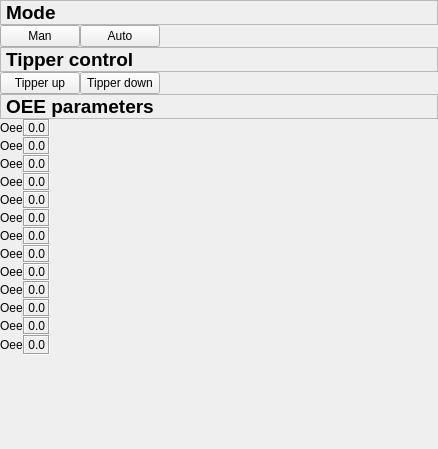
<?xml version="1.0" encoding="UTF-8"?>
<ui version="4.0">
 <class>Man</class>
 <widget class="QWidget" name="Man">
  <property name="geometry">
   <rect>
    <x>0</x>
    <y>0</y>
    <width>438</width>
    <height>449</height>
   </rect>
  </property>
  <property name="windowTitle">
   <string>Bag</string>
  </property>
  <layout class="QVBoxLayout" name="verticalLayout">
   <property name="spacing">
    <number>0</number>
   </property>
   <property name="leftMargin">
    <number>0</number>
   </property>
   <property name="topMargin">
    <number>0</number>
   </property>
   <property name="rightMargin">
    <number>0</number>
   </property>
   <property name="bottomMargin">
    <number>0</number>
   </property>
   <item>
    <widget class="QLabel" name="label_3">
     <property name="font">
      <font>
       <pointsize>14</pointsize>
       <weight>75</weight>
       <bold>true</bold>
      </font>
     </property>
     <property name="frameShape">
      <enum>QFrame::StyledPanel</enum>
     </property>
     <property name="frameShadow">
      <enum>QFrame::Raised</enum>
     </property>
     <property name="lineWidth">
      <number>3</number>
     </property>
     <property name="midLineWidth">
      <number>1</number>
     </property>
     <property name="text">
      <string>Mode</string>
     </property>
    </widget>
   </item>
   <item>
    <layout class="QHBoxLayout" name="horizontalLayout_1">
     <item>
      <widget class="QPushButton" name="pushButtonMan">
       <property name="text">
        <string>Man</string>
       </property>
      </widget>
     </item>
     <item>
      <widget class="QPushButton" name="pushButtonAuto">
       <property name="toolTip">
        <string>Zoom Out</string>
       </property>
       <property name="text">
        <string>Auto</string>
       </property>
       <property name="iconSize">
        <size>
         <width>16</width>
         <height>16</height>
        </size>
       </property>
      </widget>
     </item>
     <item>
      <layout class="QVBoxLayout" name="verticalLayout_2"/>
     </item>
     <item>
      <spacer name="horizontalSpacer_2">
       <property name="orientation">
        <enum>Qt::Horizontal</enum>
       </property>
       <property name="sizeHint" stdset="0">
        <size>
         <width>40</width>
         <height>20</height>
        </size>
       </property>
      </spacer>
     </item>
    </layout>
   </item>
   <item>
    <widget class="QLabel" name="label_3">
     <property name="font">
      <font>
       <pointsize>14</pointsize>
       <weight>75</weight>
       <bold>true</bold>
      </font>
     </property>
     <property name="frameShape">
      <enum>QFrame::StyledPanel</enum>
     </property>
     <property name="frameShadow">
      <enum>QFrame::Raised</enum>
     </property>
     <property name="lineWidth">
      <number>3</number>
     </property>
     <property name="midLineWidth">
      <number>1</number>
     </property>
     <property name="text">
      <string>Tipper control</string>
     </property>
    </widget>
   </item>
   <item>
    <layout class="QHBoxLayout" name="horizontalLayout_1">
     <item>
      <widget class="QPushButton" name="pushButtonTpUp">
       <property name="text">
        <string>Tipper up</string>
       </property>
      </widget>
     </item>
     <item>
      <widget class="QPushButton" name="pushButtonTpDown">
       <property name="text">
        <string>Tipper down</string>
       </property>
      </widget>
     </item>
     <item>
      <layout class="QVBoxLayout" name="verticalLayout_2"/>
     </item>
     <item>
      <spacer name="horizontalSpacer_2">
       <property name="orientation">
        <enum>Qt::Horizontal</enum>
       </property>
       <property name="sizeHint" stdset="0">
        <size>
         <width>40</width>
         <height>20</height>
        </size>
       </property>
      </spacer>
     </item>
    </layout>
   </item>
   <item>
    <layout class="QVBoxLayout" name="verticalLayout_5">
     <item>
      <widget class="QLabel" name="label_3">
       <property name="font">
        <font>
         <pointsize>14</pointsize>
         <weight>75</weight>
         <bold>true</bold>
        </font>
       </property>
       <property name="frameShape">
        <enum>QFrame::StyledPanel</enum>
       </property>
       <property name="frameShadow">
        <enum>QFrame::Raised</enum>
       </property>
       <property name="lineWidth">
        <number>3</number>
       </property>
       <property name="midLineWidth">
        <number>1</number>
       </property>
       <property name="text">
        <string>OEE parameters</string>
       </property>
      </widget>
     </item>
    </layout>
   </item>
   <item>
    <layout class="QHBoxLayout" name="horizontalLayout_4">
     <item>
      <layout class="QGridLayout" name="gridLayout">
       <item row="13" column="1">
        <spacer name="verticalSpacer">
         <property name="orientation">
          <enum>Qt::Vertical</enum>
         </property>
         <property name="sizeHint" stdset="0">
          <size>
           <width>20</width>
           <height>40</height>
          </size>
         </property>
        </spacer>
       </item>
       <item row="12" column="3">
        <spacer name="horizontalSpacer">
         <property name="orientation">
          <enum>Qt::Horizontal</enum>
         </property>
         <property name="sizeHint" stdset="0">
          <size>
           <width>40</width>
           <height>20</height>
          </size>
         </property>
        </spacer>
       </item>
       <item row="0" column="1">
        <widget class="QLabel" name="label">
         <property name="sizePolicy">
          <sizepolicy hsizetype="Preferred" vsizetype="Preferred">
           <horstretch>0</horstretch>
           <verstretch>0</verstretch>
          </sizepolicy>
         </property>
         <property name="minimumSize">
          <size>
           <width>2</width>
           <height>0</height>
          </size>
         </property>
         <property name="text">
          <string>Oee</string>
         </property>
        </widget>
       </item>
       <item row="0" column="2">
        <widget class="QLabel" name="label_4">
         <property name="frameShape">
          <enum>QFrame::Box</enum>
         </property>
         <property name="frameShadow">
          <enum>QFrame::Sunken</enum>
         </property>
         <property name="text">
          <string>0.0</string>
         </property>
         <property name="alignment">
          <set>Qt::AlignRight|Qt::AlignTrailing|Qt::AlignVCenter</set>
         </property>
        </widget>
       </item>
       <item row="1" column="1">
        <widget class="QLabel" name="label">
         <property name="sizePolicy">
          <sizepolicy hsizetype="Preferred" vsizetype="Preferred">
           <horstretch>0</horstretch>
           <verstretch>0</verstretch>
          </sizepolicy>
         </property>
         <property name="minimumSize">
          <size>
           <width>2</width>
           <height>0</height>
          </size>
         </property>
         <property name="text">
          <string>Oee</string>
         </property>
        </widget>
       </item>
       <item row="1" column="2">
        <widget class="QLabel" name="label_4">
         <property name="frameShape">
          <enum>QFrame::Box</enum>
         </property>
         <property name="frameShadow">
          <enum>QFrame::Sunken</enum>
         </property>
         <property name="text">
          <string>0.0</string>
         </property>
         <property name="alignment">
          <set>Qt::AlignRight|Qt::AlignTrailing|Qt::AlignVCenter</set>
         </property>
        </widget>
       </item>
       <item row="2" column="1">
        <widget class="QLabel" name="label">
         <property name="sizePolicy">
          <sizepolicy hsizetype="Preferred" vsizetype="Preferred">
           <horstretch>0</horstretch>
           <verstretch>0</verstretch>
          </sizepolicy>
         </property>
         <property name="minimumSize">
          <size>
           <width>2</width>
           <height>0</height>
          </size>
         </property>
         <property name="text">
          <string>Oee</string>
         </property>
        </widget>
       </item>
       <item row="2" column="2">
        <widget class="QLabel" name="label_4">
         <property name="frameShape">
          <enum>QFrame::Box</enum>
         </property>
         <property name="frameShadow">
          <enum>QFrame::Sunken</enum>
         </property>
         <property name="text">
          <string>0.0</string>
         </property>
         <property name="alignment">
          <set>Qt::AlignRight|Qt::AlignTrailing|Qt::AlignVCenter</set>
         </property>
        </widget>
       </item>
       <item row="3" column="1">
        <widget class="QLabel" name="label">
         <property name="sizePolicy">
          <sizepolicy hsizetype="Preferred" vsizetype="Preferred">
           <horstretch>0</horstretch>
           <verstretch>0</verstretch>
          </sizepolicy>
         </property>
         <property name="minimumSize">
          <size>
           <width>2</width>
           <height>0</height>
          </size>
         </property>
         <property name="text">
          <string>Oee</string>
         </property>
        </widget>
       </item>
       <item row="3" column="2">
        <widget class="QLabel" name="label_4">
         <property name="frameShape">
          <enum>QFrame::Box</enum>
         </property>
         <property name="frameShadow">
          <enum>QFrame::Sunken</enum>
         </property>
         <property name="text">
          <string>0.0</string>
         </property>
         <property name="alignment">
          <set>Qt::AlignRight|Qt::AlignTrailing|Qt::AlignVCenter</set>
         </property>
        </widget>
       </item>
       <item row="4" column="1">
        <widget class="QLabel" name="label">
         <property name="sizePolicy">
          <sizepolicy hsizetype="Preferred" vsizetype="Preferred">
           <horstretch>0</horstretch>
           <verstretch>0</verstretch>
          </sizepolicy>
         </property>
         <property name="minimumSize">
          <size>
           <width>2</width>
           <height>0</height>
          </size>
         </property>
         <property name="text">
          <string>Oee</string>
         </property>
        </widget>
       </item>
       <item row="4" column="2">
        <widget class="QLabel" name="label_4">
         <property name="frameShape">
          <enum>QFrame::Box</enum>
         </property>
         <property name="frameShadow">
          <enum>QFrame::Sunken</enum>
         </property>
         <property name="text">
          <string>0.0</string>
         </property>
         <property name="alignment">
          <set>Qt::AlignRight|Qt::AlignTrailing|Qt::AlignVCenter</set>
         </property>
        </widget>
       </item>
       <item row="5" column="1">
        <widget class="QLabel" name="label">
         <property name="sizePolicy">
          <sizepolicy hsizetype="Preferred" vsizetype="Preferred">
           <horstretch>0</horstretch>
           <verstretch>0</verstretch>
          </sizepolicy>
         </property>
         <property name="minimumSize">
          <size>
           <width>2</width>
           <height>0</height>
          </size>
         </property>
         <property name="text">
          <string>Oee</string>
         </property>
        </widget>
       </item>
       <item row="5" column="2">
        <widget class="QLabel" name="label_4">
         <property name="frameShape">
          <enum>QFrame::Box</enum>
         </property>
         <property name="frameShadow">
          <enum>QFrame::Sunken</enum>
         </property>
         <property name="text">
          <string>0.0</string>
         </property>
         <property name="alignment">
          <set>Qt::AlignRight|Qt::AlignTrailing|Qt::AlignVCenter</set>
         </property>
        </widget>
       </item>
       <item row="6" column="1">
        <widget class="QLabel" name="label">
         <property name="sizePolicy">
          <sizepolicy hsizetype="Preferred" vsizetype="Preferred">
           <horstretch>0</horstretch>
           <verstretch>0</verstretch>
          </sizepolicy>
         </property>
         <property name="minimumSize">
          <size>
           <width>2</width>
           <height>0</height>
          </size>
         </property>
         <property name="text">
          <string>Oee</string>
         </property>
        </widget>
       </item>
       <item row="6" column="2">
        <widget class="QLabel" name="label_4">
         <property name="frameShape">
          <enum>QFrame::Box</enum>
         </property>
         <property name="frameShadow">
          <enum>QFrame::Sunken</enum>
         </property>
         <property name="text">
          <string>0.0</string>
         </property>
         <property name="alignment">
          <set>Qt::AlignRight|Qt::AlignTrailing|Qt::AlignVCenter</set>
         </property>
        </widget>
       </item>
       <item row="7" column="1">
        <widget class="QLabel" name="label">
         <property name="sizePolicy">
          <sizepolicy hsizetype="Preferred" vsizetype="Preferred">
           <horstretch>0</horstretch>
           <verstretch>0</verstretch>
          </sizepolicy>
         </property>
         <property name="minimumSize">
          <size>
           <width>2</width>
           <height>0</height>
          </size>
         </property>
         <property name="text">
          <string>Oee</string>
         </property>
        </widget>
       </item>
       <item row="7" column="2">
        <widget class="QLabel" name="label_4">
         <property name="frameShape">
          <enum>QFrame::Box</enum>
         </property>
         <property name="frameShadow">
          <enum>QFrame::Sunken</enum>
         </property>
         <property name="text">
          <string>0.0</string>
         </property>
         <property name="alignment">
          <set>Qt::AlignRight|Qt::AlignTrailing|Qt::AlignVCenter</set>
         </property>
        </widget>
       </item>
       <item row="8" column="1">
        <widget class="QLabel" name="label">
         <property name="sizePolicy">
          <sizepolicy hsizetype="Preferred" vsizetype="Preferred">
           <horstretch>0</horstretch>
           <verstretch>0</verstretch>
          </sizepolicy>
         </property>
         <property name="minimumSize">
          <size>
           <width>2</width>
           <height>0</height>
          </size>
         </property>
         <property name="text">
          <string>Oee</string>
         </property>
        </widget>
       </item>
       <item row="8" column="2">
        <widget class="QLabel" name="label_4">
         <property name="frameShape">
          <enum>QFrame::Box</enum>
         </property>
         <property name="frameShadow">
          <enum>QFrame::Sunken</enum>
         </property>
         <property name="text">
          <string>0.0</string>
         </property>
         <property name="alignment">
          <set>Qt::AlignRight|Qt::AlignTrailing|Qt::AlignVCenter</set>
         </property>
        </widget>
       </item>
       <item row="9" column="1">
        <widget class="QLabel" name="label">
         <property name="sizePolicy">
          <sizepolicy hsizetype="Preferred" vsizetype="Preferred">
           <horstretch>0</horstretch>
           <verstretch>0</verstretch>
          </sizepolicy>
         </property>
         <property name="minimumSize">
          <size>
           <width>2</width>
           <height>0</height>
          </size>
         </property>
         <property name="text">
          <string>Oee</string>
         </property>
        </widget>
       </item>
       <item row="9" column="2">
        <widget class="QLabel" name="label_4">
         <property name="frameShape">
          <enum>QFrame::Box</enum>
         </property>
         <property name="frameShadow">
          <enum>QFrame::Sunken</enum>
         </property>
         <property name="text">
          <string>0.0</string>
         </property>
         <property name="alignment">
          <set>Qt::AlignRight|Qt::AlignTrailing|Qt::AlignVCenter</set>
         </property>
        </widget>
       </item>
       <item row="10" column="1">
        <widget class="QLabel" name="label">
         <property name="sizePolicy">
          <sizepolicy hsizetype="Preferred" vsizetype="Preferred">
           <horstretch>0</horstretch>
           <verstretch>0</verstretch>
          </sizepolicy>
         </property>
         <property name="minimumSize">
          <size>
           <width>2</width>
           <height>0</height>
          </size>
         </property>
         <property name="text">
          <string>Oee</string>
         </property>
        </widget>
       </item>
       <item row="10" column="2">
        <widget class="QLabel" name="label_4">
         <property name="frameShape">
          <enum>QFrame::Box</enum>
         </property>
         <property name="frameShadow">
          <enum>QFrame::Sunken</enum>
         </property>
         <property name="text">
          <string>0.0</string>
         </property>
         <property name="alignment">
          <set>Qt::AlignRight|Qt::AlignTrailing|Qt::AlignVCenter</set>
         </property>
        </widget>
       </item>
       <item row="11" column="1">
        <widget class="QLabel" name="label">
         <property name="sizePolicy">
          <sizepolicy hsizetype="Preferred" vsizetype="Preferred">
           <horstretch>0</horstretch>
           <verstretch>0</verstretch>
          </sizepolicy>
         </property>
         <property name="minimumSize">
          <size>
           <width>2</width>
           <height>0</height>
          </size>
         </property>
         <property name="text">
          <string>Oee</string>
         </property>
        </widget>
       </item>
       <item row="11" column="2">
        <widget class="QLabel" name="label_4">
         <property name="frameShape">
          <enum>QFrame::Box</enum>
         </property>
         <property name="frameShadow">
          <enum>QFrame::Sunken</enum>
         </property>
         <property name="text">
          <string>0.0</string>
         </property>
         <property name="alignment">
          <set>Qt::AlignRight|Qt::AlignTrailing|Qt::AlignVCenter</set>
         </property>
        </widget>
       </item>
       <item row="12" column="1">
        <widget class="QLabel" name="label">
         <property name="sizePolicy">
          <sizepolicy hsizetype="Preferred" vsizetype="Preferred">
           <horstretch>0</horstretch>
           <verstretch>0</verstretch>
          </sizepolicy>
         </property>
         <property name="minimumSize">
          <size>
           <width>2</width>
           <height>0</height>
          </size>
         </property>
         <property name="text">
          <string>Oee</string>
         </property>
        </widget>
       </item>
       <item row="12" column="2">
        <widget class="QLabel" name="label_4">
         <property name="frameShape">
          <enum>QFrame::Box</enum>
         </property>
         <property name="frameShadow">
          <enum>QFrame::Sunken</enum>
         </property>
         <property name="text">
          <string>0.0</string>
         </property>
         <property name="alignment">
          <set>Qt::AlignRight|Qt::AlignTrailing|Qt::AlignVCenter</set>
         </property>
        </widget>
       </item>
      </layout>
     </item>
    </layout>
   </item>
  </layout>
 </widget>
 <resources/>
 <connections/>
</ui>
